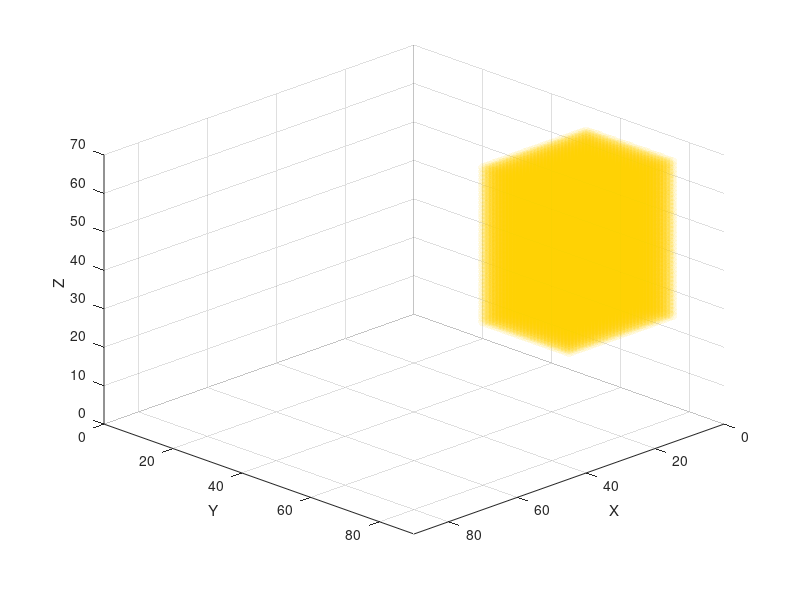

The MATLAB script that drew this image: (Note: this script raises an error after producing the figure.)
%% Map dimensions (MAKE SURE THEY ARE THE SAME AS THE MAP CREATOR)
mapSizeX = 90; mapSizeY = 90; mapSizeZ = 70;
mapSize = [mapSizeX, mapSizeY, mapSizeZ];

%% Generate ROI and Object positions
% We store environment state in this matrix with this values:
% ---- 0 = free | 1= Occupied | 2 = unexplored | 3 = Frontier | 4 = ROI | 
% ---- 5 = Object
voxelStates = 2*ones(mapSize);

%% DEFINE ROI SETTINGS
voxelStates(10:40, 60:85, 30:70) = 4;

%% DEFINE OBJECTIVE LOCATION
objectX=27; objectY=77; objectZ=50;

% Define the object value
objectValue = 5;
% Compute 3x3x3 block centered on the object position
for dx = -1:1
    for dy = -1:1
        for dz = -1:1
            x = objectX + dx;
            y = objectY + dy;
            z = objectZ + dz;

            % Check bounds before assigning
            if x >= 1 && x <= size(voxelStates,1) && ...
               y >= 1 && y <= size(voxelStates,2) && ...
               z >= 1 && z <= size(voxelStates,3)
                voxelStates(x,y,z) = objectValue;
            end
        end
    end
end

figure;             
hold on; 
axis([0 mapSize(1) 0 mapSize(2) 0 mapSize(3)]);
grid on;
xlabel('X'); ylabel('Y'); zlabel('Z');


[rx, ry, rz] = ind2sub(size(voxelStates), find(voxelStates == 4));
scatter3(rx-0.5, ry-0.5, rz-0.5, 50, [1, 0.8, 0], 'filled', 'MarkerFaceAlpha', 0.1);

[gx, gy, gz] = ind2sub(size(voxelStates), find(voxelStates == 5));
scatter3(gx-0.5, gy-0.5, gz-0.5, 50, [0.6, 0.2, 0.8], 'filled', 'MarkerFaceAlpha', 1);

view(135, 30);

%% Save Voxel Initial States Matrix
save('../../Maps_ROI_Object_Situations/RandomObstacles_2_situations/RandomObstacles_2_voxelStates_4.mat','voxelStates');
disp('saved voxelStates_4.mat')
